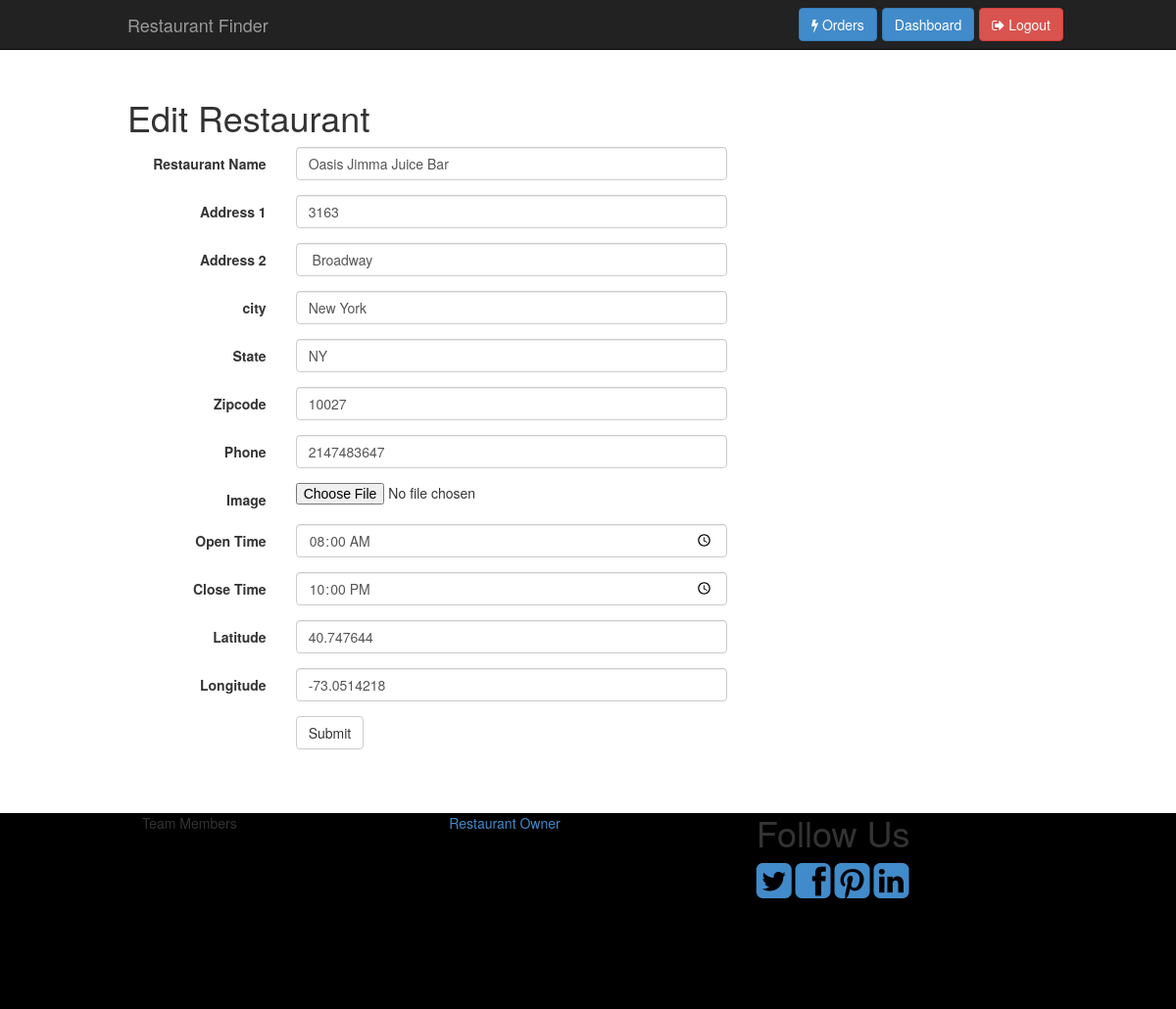
/edit-restaurant.php?id=16 (signed in), run on the app's committed database.
### tables this page shows
CREATE TABLE `restaurant` (
  `id` int(11) NOT NULL,
  `owner_id` int(11) DEFAULT NULL,
  `name` varchar(100) DEFAULT NULL,
  `address1` varchar(45) DEFAULT NULL,
  `address2` varchar(45) DEFAULT NULL,
  `city` varchar(45) DEFAULT NULL,
  `state` varchar(45) DEFAULT NULL,
  `zipcode` int(11) DEFAULT NULL,
  `phone` int(12) DEFAULT NULL,
  `image` varchar(100) DEFAULT NULL,
  `open_time` time DEFAULT NULL,
  `close_time` time DEFAULT NULL,
  `pos_lat` varchar(45) DEFAULT NULL,
  `pos_lon` varchar(45) DEFAULT NULL,
  `rating` int(11) DEFAULT NULL,
  `review_count` int(11) NOT NULL,
  `status` int(11) DEFAULT NULL,
  `created_at` timestamp NULL DEFAULT NULL,
  `updated_at` timestamp NULL DEFAULT NULL,
  `deleted_at` timestamp NULL DEFAULT NULL
);

### model/session.php (called while the page is built, shortened)
<?php
class Session{
	public function session_exist( $session_name ){
		return isset($_SESSION[$session_name]);
	}
	public function get_session_data( $session_name ){
		return $_SESSION[$session_name];
	}
}
?>

### model/restaurant.php (called while the page is built, shortened)
<?php
class Restaurant extends DB
{
	function __construct(){
		$tableName = 'restaurant';
	}
}
?>

### database/settings.php (called while the page is built)
<?php
    $db_connection = array();
    $db_connection['host'] = "localhost";
    $db_connection['username'] = "root";
    $db_connection['password'] = "root";
    $db_connection['database'] = "restaurant_finder";
?>

### database/connection.php (called while the page is built, shortened)
<?php
    require_once 'settings.php';
    class DatabaseConnection
    {
        private $host = "localhost:8888";
        private $username = "root";
        private $password = "";
        private $database = "expense_report";
        private $mysqli;
        public function __construct ()
        {
            global $db_connection;
            $host = $db_connection['host'];
            $username = $db_connection['username'];
            $password = $db_connection['password'];
            $database = $db_connection['database'];
        }
        public function setup ($host, $username, $password, $db)
        {
            $this->host = $host;
            $this->username = $username;
            $this->password = $password;
            $this->database = $db;
        }
        public function connect ()
        {
            try {
                if (!$this->mysqli = new mysqli($this->host, $this->username, $this->password, $this->database))
                    throw new Exception("Cannot Connect to " . $this->host);
            } catch (Exception $e) {
                echo $e->getMessage();
                exit;
            }
        }
        public function send_sql($statement) {
            return $this->mysqli->query($statement);
        }
    }
?>

### database/orm.php (called while the page is built, shortened)
<?php
require_once 'connection.php';
class DB{
    protected $table;
    private $dbConnection;
    public function __construct($table)
    {
        $this->dbConnection = new DatabaseConnection();
        $this->table = $table;
    }
    public function find($column,$value)
    {
        $findString = "SELECT * FROM `$this->table` WHERE `$column` = '$value';";
        return $this->dbConnection->send_sql($findString)->fetch_assoc();
    }
}
?>

### edit-restaurant.php (the view, shortened to what this page needs)
<?php
require_once 'model/session.php';
$session = new Session();
if (isset($_GET['id'])) {
	require_once 'model/restaurant.php';
	$restaurant = new Restaurant();
	$data = $restaurant->find('id',$_GET['id']);
}
?>
<!DOCTYPE html>
<html lang="en">
<head>
	<?php include("./include/header.php"); ?>
</head>
<body>
	<?php include("./include/navbar.php"); ?>
	<div class="container" style="margin-top:100px;margin-bottom:50px;min-height:500px">
		<? if($session->session_exist('user_type')): ?>
		<? if($data != NULL): ?>
		<? if($session->get_session_data('user_type') == 'restaurant_owner' && $session->get_session_data('id') == $data['owner_id']): ?>
		<h1>Edit Restaurant</h1>
		<div class="col-sm-8">
			<form class="form-horizontal" id="edit_restaurant">
						<div class="form-group">
							<label for="inputEmail3" class="col-sm-3 control-label">Restaurant Name</label>
							<div class="col-sm-9">
								<input type="text" name="name" value="<?= $data['name']; ?>" class="form-control" placeholder="Restaurant Name" required>
							</div>
						</div>
						<div class="form-group">
							<label for="inputEmail3" class="col-sm-3 control-label">Address 1</label>
							<div class="col-sm-9">
								<input type="text" name="address1" value="<?= $data['address1']; ?>" class="form-control" placeholder="Address Line 1" required>
							</div>
						</div>
						<div class="form-group">
							<label for="inputPassword3" class="col-sm-3 control-label">Address 2</label>
							<div class="col-sm-9">
								<input type="text" name="address2" value="<?= $data['address2']; ?>" class="form-control" placeholder="Address Line 2" required>
							</div>
						</div>
						<div class="form-group">
							<label for="inputEmail3" class="col-sm-3 control-label">city</label>
							<div class="col-sm-9">
								<input type="text" name="city" value="<?= $data['city']; ?>" class="form-control" placeholder="city" required>
							</div>
						</div>
						<div class="form-group">
							<label for="inputPassword3" class="col-sm-3 control-label">State</label>
							<div class="col-sm-9">
								<input type="text" name="state" value="<?= $data['state']; ?>" class="form-control" placeholder="State" required>
							</div>
						</div>
						<div class="form-group">
							<label for="inputPassword3" class="col-sm-3 control-label">Zipcode</label>
							<div class="col-sm-9">
								<input type="number" name="zipcode" value="<?= $data['zipcode']; ?>" class="form-control" placeholder="Zipcode" required>
							</div>
						</div>
						<div class="form-group">
							<label for="inputPassword3" class="col-sm-3 control-label">Phone</label>
							<div class="col-sm-9">
								<input type="number" name="phone" value="<?= $data['phone']; ?>" class="form-control" placeholder="Phone" required>
							</div>
						</div>
						<div class="form-group">
							<label for="inputPassword3" class="col-sm-3 control-label">Image</label>
							<div class="col-sm-9">
								<input type="file" id="exampleInputFile" name="image" >
							</div>
						</div>
						<div class="form-group">
							<label for="inputPassword3" class="col-sm-3 control-label">Open Time</label>
							<div class="col-sm-9">
								<input type="time" name="open_time" value="<?= $data['open_time']; ?>" class="form-control" placeholder="Open Time" required>
							</div>
						</div>
						<div class="form-group">
							<label for="inputPassword3" class="col-sm-3 control-label">Close Time</label>
							<div class="col-sm-9">
								<input type="time" name="close_time" value="<?= $data['close_time']; ?>" class="form-control" placeholder="Close Time" required>
							</div>
						</div>
						<div class="form-group">
							<label for="inputPassword3" class="col-sm-3 control-label">Latitude</label>
							<div class="col-sm-9">
								<input type="text" name="pos_lat" value="<?= $data['pos_lat']; ?>" class="form-control" placeholder="Latitude Position" required>
							</div>
						</div>
						<div class="form-group">
							<label for="inputPassword3" class="col-sm-3 control-label">Longitude</label>
							<div class="col-sm-9">
								<input type="text" name="pos_lon" value="<?= $data['pos_lon']; ?>" class="form-control" placeholder="Longitude Position" required>
							</div>
						</div>
						<div class="form-group">
							<div class="col-sm-offset-3 col-sm-9">
								<button type="submit" class="btn btn-default"><i class="fa fa-spinner fa-spin" id="register_spinner" style="display:none"></i> Submit</button>
							</div>
						</div>
					</form>
		</div>
		<? else: ?>
	<h1>Unauthorized!</h1>
<? endif; ?>
<? else: ?>
<h1>Restaurant Not Found!</h1>
<? endif; ?>
<? else: ?>
<h1>Non-Authenticated</h1>
<? endif; ?>
	</div>
	<?php include('./include/footer.php') ?>
</body>
</html>

### assets/css/style.css (style rules this page uses)
h1, .h1, h2, .h2, h3, .h3, h4, .h4, h5, .h5, h6, .h6 { margin-top: 0; font-family: "Helvetica Neue", Helvetica, Arial, sans-serif; font-weight: normal; color: #333; }
@media (min-width: 1200px) { .container { width: 970px; } }

### data on the page
restaurant: name "Oasis Jimma Juice Bar", address1 "3163", address2 "Broadway", city "New York", state "NY", zipcode "10027", phone "2147483647", open_time "08:00:00", close_time "22:00:00", pos_lat "40.747644", pos_lon "-73.0514218"
